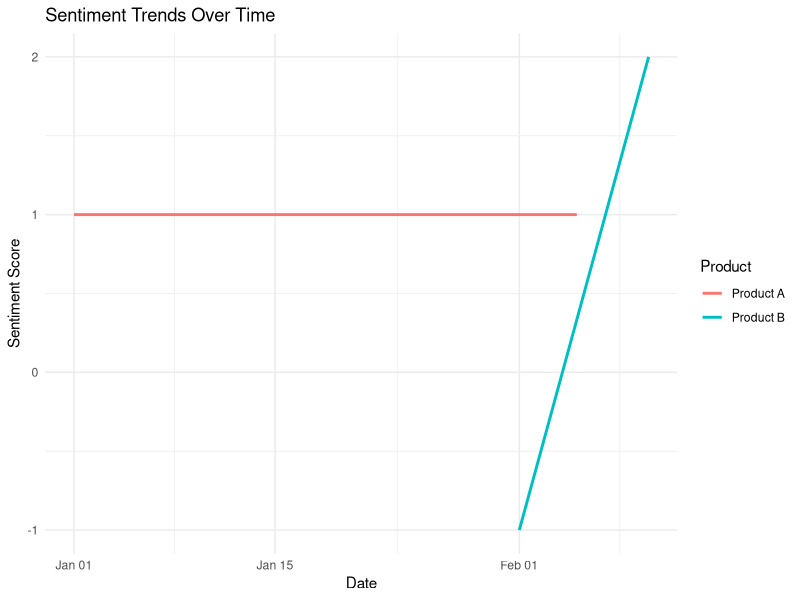

This figure's R source:
# Install necessary packages if you haven't already
# install.packages(c("tidyverse", "tidytext", "lubridate"))

library(tidyverse)
library(tidytext)
library(lubridate)
# Sample dataset
reviews <- tibble(
  date = as.Date(c("2023-01-01", "2023-01-15", "2023-02-01", "2023-02-10", "2023-01-05", "2023-01-20", "2023-02-05")),
  product = c("Product A", "Product A", "Product B", "Product B", "Product A", "Product B", "Product A"),
  review = c("I love this product!", "It's okay, not great.", "Worst experience ever.", 
             "Pretty good overall.", "Amazing!", "Not what I expected.", "Fantastic value!")
)
# Sentiment analysis
sentiments <- get_sentiments("bing")

# Tokenize reviews and analyze sentiment
sentiment_scores <- reviews %>%
  unnest_tokens(word, review) %>%
  inner_join(sentiments, by = "word") %>%
  count(date, product, sentiment = sentiment) %>%
  spread(sentiment, n, fill = 0) %>%
  mutate(sentiment_score = positive - negative)

# Aggregate sentiment scores over time
sentiment_trends <- sentiment_scores %>%
  group_by(date, product) %>%
  summarise(sentiment_score = sum(sentiment_score)) %>%
  ungroup()


# Visualization
ggplot(sentiment_trends, aes(x = date, y = sentiment_score, color = product)) +
  geom_line(size = 1) +
  labs(title = "Sentiment Trends Over Time",
       x = "Date",
       y = "Sentiment Score",
       color = "Product") +
  theme_minimal()
